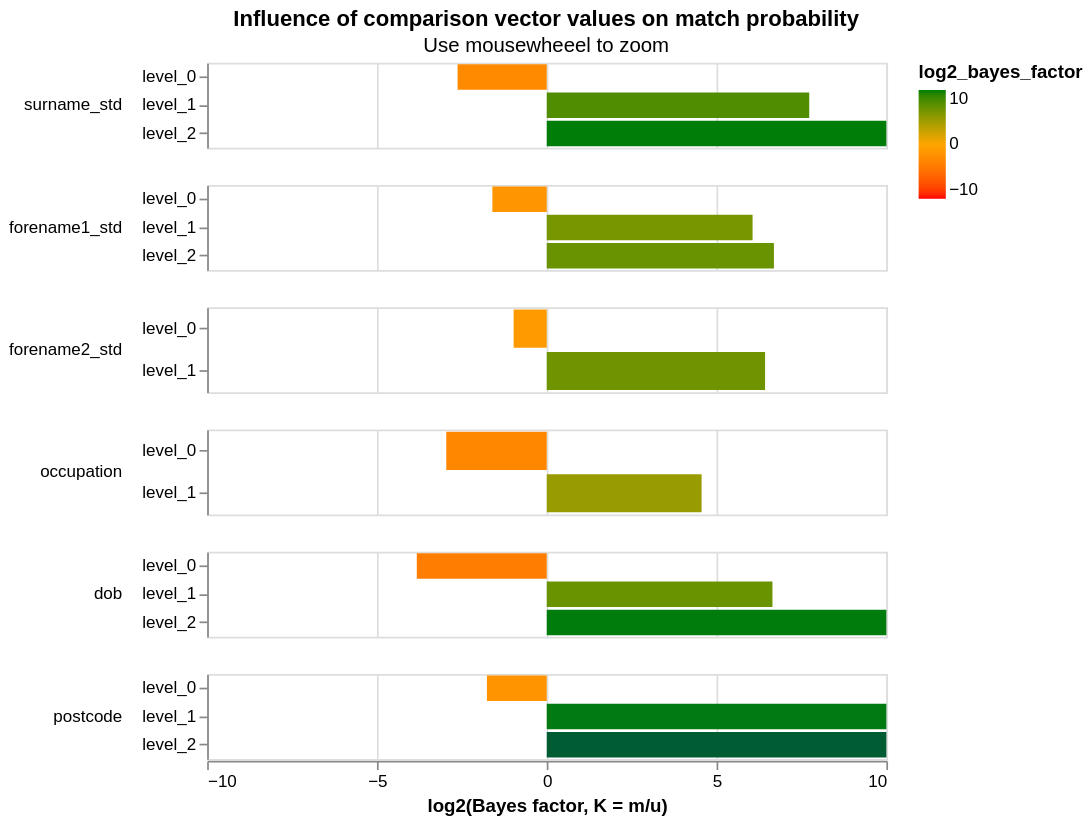

Write a Vega-Lite specification for this figure.
### Vega-Lite specification from a JSON file in a GitHub repository (floating-point values rounded to 4 significant figures)
{"config": {"view": {"continuousWidth": 400, "continuousHeight": 300, "height": 300, "width": 400}, "header": {"title": null}, "mark": {"tooltip": null}, "title": {"anchor": "middle"}}, "data": {"name": "data-732922cf32792cf9e146b1208b897b75"}, "mark": {"type": "bar", "clip": true}, "encoding": {"color": {"type": "quantitative", "field": "log2_bayes_factor", "scale": {"domain": [-10, 0, 10], "range": ["red", "orange", "green"]}}, "row": {"type": "nominal", "field": "column_name", "header": {"labelAlign": "left", "labelAnchor": "middle", "labelAngle": 0}, "sort": {"field": "gamma_index"}}, "tooltip": [{"type": "nominal", "field": "column_name"}, {"type": "ordinal", "field": "level_name"}, {"type": "quantitative", "field": "m_probability", "format": ".4f"}, {"type": "quantitative", "field": "bayes_factor", "format": ".4f"}, {"type": "nominal", "field": "level_proportion", "format": ".2%", "title": "Percentage of record comparisons in this level"}, {"type": "quantitative", "field": "log2_bayes_factor", "format": ".4f", "title": "log2(Bayes factor, K = m/u)"}], "x": {"type": "quantitative", "axis": {"title": "log2(Bayes factor, K = m/u)", "values": [-10, -5, 0, 5, 10]}, "field": "log2_bayes_factor", "scale": {"domain": [-10, 10]}}, "y": {"type": "nominal", "axis": {"title": null}, "field": "level_name"}}, "height": 50, "resolve": {"scale": {"y": "independent"}}, "selection": {"selector076": {"type": "interval", "bind": "scales", "encodings": ["x"]}}, "title": {"text": "Influence of comparison vector values on match probability", "subtitle": "Use mousewheeel to zoom"}, "$schema": "https://vega.github.io/schema/vega-lite/v4.json", "datasets": {"data-732922cf32792cf9e146b1208b897b75": [{"m_probability": 0.1619, "u_probability": 0.9987, "bayes_factor": 0.1621, "log2_bayes_factor": -2.625, "gamma_column_name": "gamma_surname_std", "level_name": "level_0", "gamma_index": 0, "column_name": "surname_std", "max_gamma_index": 2, "num_levels": 3, "level_proportion": 0.9987}, {"m_probability": 0.1829, "u_probability": 0.0008623, "bayes_factor": 212.2, "log2_bayes_factor": 7.729, "gamma_column_name": "gamma_surname_std", "level_name": "level_1", "gamma_index": 1, "column_name": "surname_std", "max_gamma_index": 2, "num_levels": 3, "level_proportion": 0.0008642}, {"m_probability": 0.6552, "u_probability": 0.0004769, "bayes_factor": 1374.0, "log2_bayes_factor": 10.42, "gamma_column_name": "gamma_surname_std", "level_name": "level_2", "gamma_index": 2, "column_name": "surname_std", "max_gamma_index": 2, "num_levels": 3, "level_proportion": 0.000484}, {"m_probability": 0.327, "u_probability": 0.9925, "bayes_factor": 0.3295, "log2_bayes_factor": -1.602, "gamma_column_name": "gamma_forename1_std", "level_name": "level_0", "gamma_index": 0, "column_name": "forename1_std", "max_gamma_index": 2, "num_levels": 3, "level_proportion": 0.9925}, {"m_probability": 0.1859, "u_probability": 0.002784, "bayes_factor": 66.77, "log2_bayes_factor": 6.061, "gamma_column_name": "gamma_forename1_std", "level_name": "level_1", "gamma_index": 1, "column_name": "forename1_std", "max_gamma_index": 2, "num_levels": 3, "level_proportion": 0.002786}, {"m_probability": 0.4871, "u_probability": 0.004721, "bayes_factor": 103.2, "log2_bayes_factor": 6.689, "gamma_column_name": "gamma_forename1_std", "level_name": "level_2", "gamma_index": 2, "column_name": "forename1_std", "max_gamma_index": 2, "num_levels": 3, "level_proportion": 0.004726}, {"m_probability": 0.5056, "u_probability": 0.9943, "bayes_factor": 0.5085, "log2_bayes_factor": -0.9757, "gamma_column_name": "gamma_forename2_std", "level_name": "level_0", "gamma_index": 0, "column_name": "forename2_std", "max_gamma_index": 1, "num_levels": 2, "level_proportion": 0.9943}, {"m_probability": 0.4944, "u_probability": 0.00574, "bayes_factor": 86.14, "log2_bayes_factor": 6.429, "gamma_column_name": "gamma_forename2_std", "level_name": "level_1", "gamma_index": 1, "column_name": "forename2_std", "max_gamma_index": 1, "num_levels": 2, "level_proportion": 0.005745}, {"m_probability": 0.1238, "u_probability": 0.9629, "bayes_factor": 0.1286, "log2_bayes_factor": -2.959, "gamma_column_name": "gamma_occupation", "level_name": "level_0", "gamma_index": 0, "column_name": "occupation", "max_gamma_index": 1, "num_levels": 2, "level_proportion": 0.9628}, {"m_probability": 0.8762, "u_probability": 0.03714, "bayes_factor": 23.59, "log2_bayes_factor": 4.56, "gamma_column_name": "gamma_occupation", "level_name": "level_1", "gamma_index": 1, "column_name": "occupation", "max_gamma_index": 1, "num_levels": 2, "level_proportion": 0.03715}, {"m_probability": 0.07015, "u_probability": 0.9954, "bayes_factor": 0.07048, "log2_bayes_factor": -3.827, "gamma_column_name": "gamma_dob", "level_name": "level_0", "gamma_index": 0, "column_name": "dob", "max_gamma_index": 2, "num_levels": 3, "level_proportion": 0.9954}, {"m_probability": 0.4305, "u_probability": 0.0043, "bayes_factor": 100.1, "log2_bayes_factor": 6.646, "gamma_column_name": "gamma_dob", "level_name": "level_1", "gamma_index": 1, "column_name": "dob", "max_gamma_index": 2, "num_levels": 3, "level_proportion": 0.004304}, {"m_probability": 0.4994, "u_probability": 0.0003154, "bayes_factor": 1583.0, "log2_bayes_factor": 10.63, "gamma_column_name": "gamma_dob", "level_name": "level_2", "gamma_index": 2, "column_name": "dob", "max_gamma_index": 2, "num_levels": 3, "level_proportion": 0.0003207}, {"m_probability": 0.2948, "u_probability": 0.9999, "bayes_factor": 0.2948, "log2_bayes_factor": -1.762, "gamma_column_name": "gamma_postcode", "level_name": "level_0", "gamma_index": 0, "column_name": "postcode", "max_gamma_index": 2, "num_levels": 3, "level_proportion": 0.9999}, {"m_probability": 0.108, "u_probability": 5.298e-05, "bayes_factor": 2038.0, "log2_bayes_factor": 10.99, "gamma_column_name": "gamma_postcode", "level_name": "level_1", "gamma_index": 1, "column_name": "postcode", "max_gamma_index": 2, "num_levels": 3, "level_proportion": 5.415e-05}, {"m_probability": 0.5972, "u_probability": 1.647e-05, "bayes_factor": 36270.0, "log2_bayes_factor": 15.15, "gamma_column_name": "gamma_postcode", "level_name": "level_2", "gamma_index": 2, "column_name": "postcode", "max_gamma_index": 2, "num_levels": 3, "level_proportion": 2.292e-05}]}}
